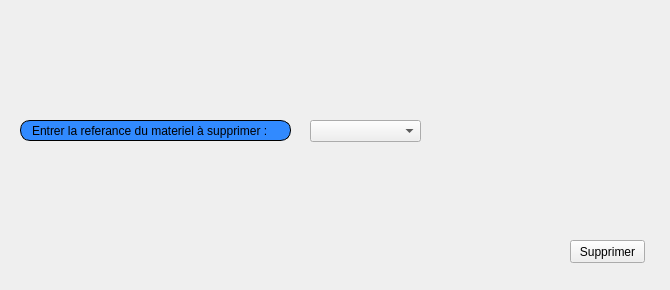
     <widget class="QWidget" name="tab_7">
      <attribute name="title">
       <string>supprimer</string>
      </attribute>
      <widget class="QLabel" name="label_8">
       <property name="geometry">
        <rect>
         <x>20</x>
         <y>120</y>
         <width>271</width>
         <height>21</height>
        </rect>
       </property>
       <property name="styleSheet">
        <string notr="true">border: 1px solid black;
border-radius: 10px;
padding: 0 8px;
background: #318aff;
font: bold, &quot;Arial&quot;;;
text-align:center;</string>
       </property>
       <property name="text">
        <string>Entrer la referance du materiel à supprimer :</string>
       </property>
      </widget>
      <widget class="QPushButton" name="supp_mat_poss1">
       <property name="geometry">
        <rect>
         <x>570</x>
         <y>240</y>
         <width>75</width>
         <height>23</height>
        </rect>
       </property>
       <property name="focusPolicy">
        <enum>Qt::ClickFocus</enum>
       </property>
       <property name="styleSheet">
        <string notr="true">#supp_mat_poss1{
font: bold, &quot;Arial&quot;;;     background-color: qlineargradient(x1: 0, y1: 0, x2: 0, y2: 1,
                                       stop: 0 #dadbde, stop: 1 #f6f7fa);
}
#supp_mat_poss1:pressed {
font: bold, &quot;Arial&quot;;;     background-color: qlineargradient(x1: 0, y1: 0, x2: 0, y2: 1,
                                       stop: 0 #dadbde, stop: 1 #fff07b);}</string>
       </property>
       <property name="text">
        <string>Supprimer</string>
       </property>
       <property name="icon">
        <iconset resource="ressources.qrc">
         <normaloff>:/images/img/PP.png</normaloff>:/images/img/PP.png</iconset>
       </property>
      </widget>
      <widget class="QComboBox" name="referance_mat_poss_supprimer_combobox1">
       <property name="geometry">
        <rect>
         <x>310</x>
         <y>120</y>
         <width>111</width>
         <height>22</height>
        </rect>
       </property>
      </widget>
      <widget class="QLabel" name="label_33">
       <property name="geometry">
        <rect>
         <x>0</x>
         <y>0</y>
         <width>661</width>
         <height>281</height>
        </rect>
       </property>
       <property name="text">
        <string/>
       </property>
       <property name="pixmap">
        <pixmap resource="ressources.qrc">:/images/img/imf.jpg</pixmap>
       </property>
      </widget>
      <widget class="QLabel" name="label_105">
       <property name="geometry">
        <rect>
         <x>0</x>
         <y>-1</y>
         <width>661</width>
         <height>281</height>
        </rect>
       </property>
       <property name="text">
        <string/>
       </property>
       <property name="pixmap">
        <pixmap>:/img/imf.jpg</pixmap>
       </property>
      </widget>
      <zorder>label_105</zorder>
      <zorder>label_33</zorder>
      <zorder>label_8</zorder>
      <zorder>supp_mat_poss1</zorder>
      <zorder>referance_mat_poss_supprimer_combobox1</zorder>
     </widget>
